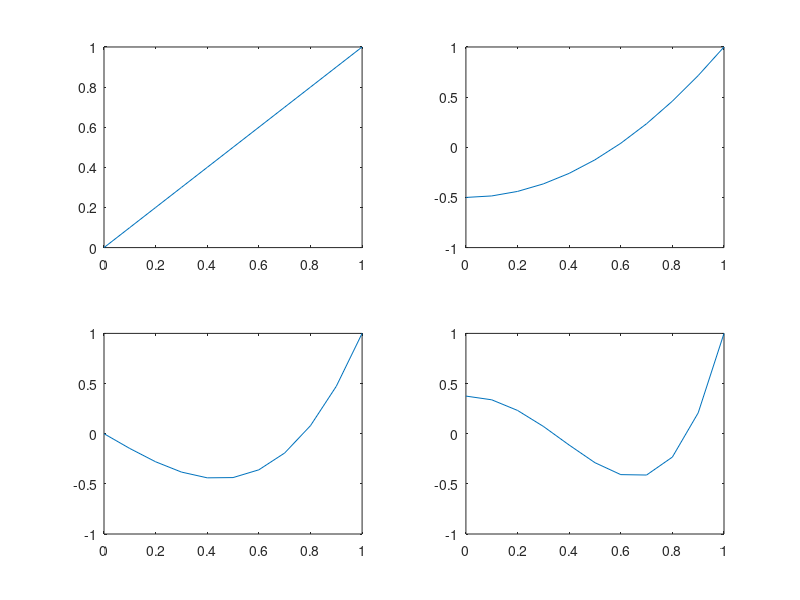

MATLAB code for this plot:
x=0:0.1:1
l1=x
l2=3/2.*x.^2-1/2
l3=5/2.*x.^3.-3/2.*x
l4=35/8.*x.^4.-15/4.*x.^2.+3/8
figure
subplot(2,2,1)
plot(x,l1)
subplot(2,2,2)
plot(x,l2)
subplot(2,2,3)
plot(x,l3)
subplot(2,2,4)
plot(x,l4)
